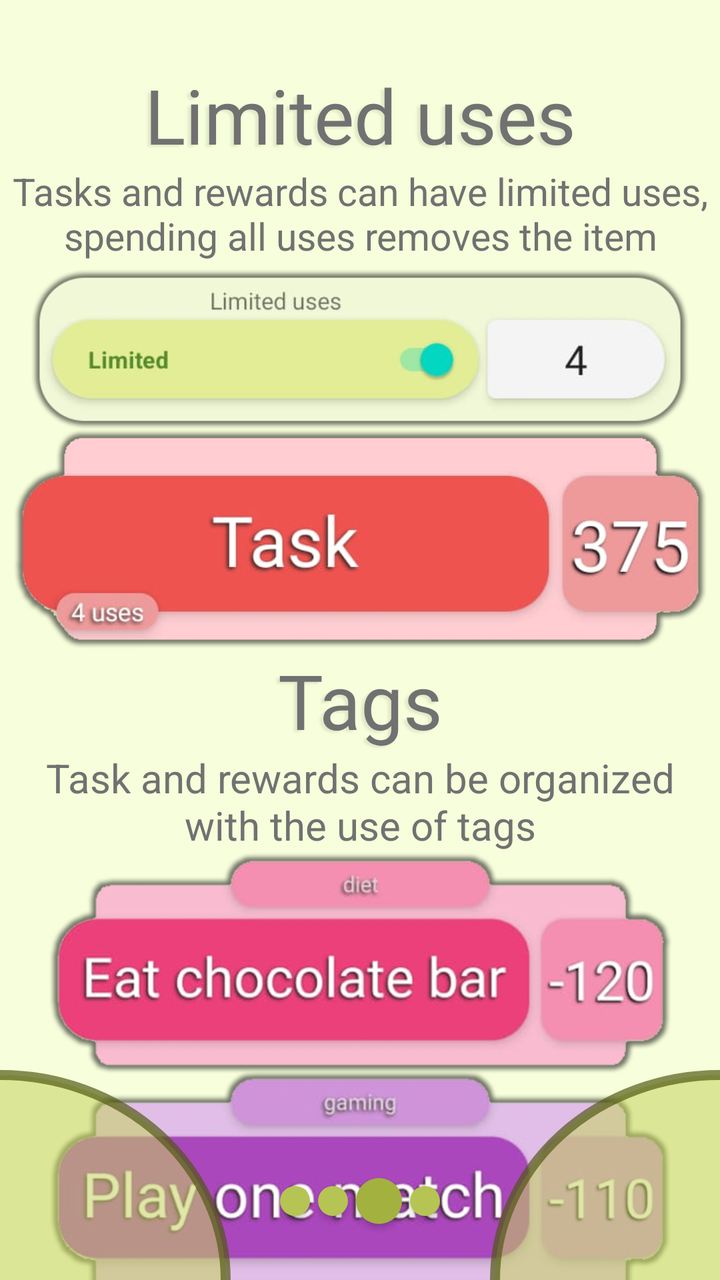
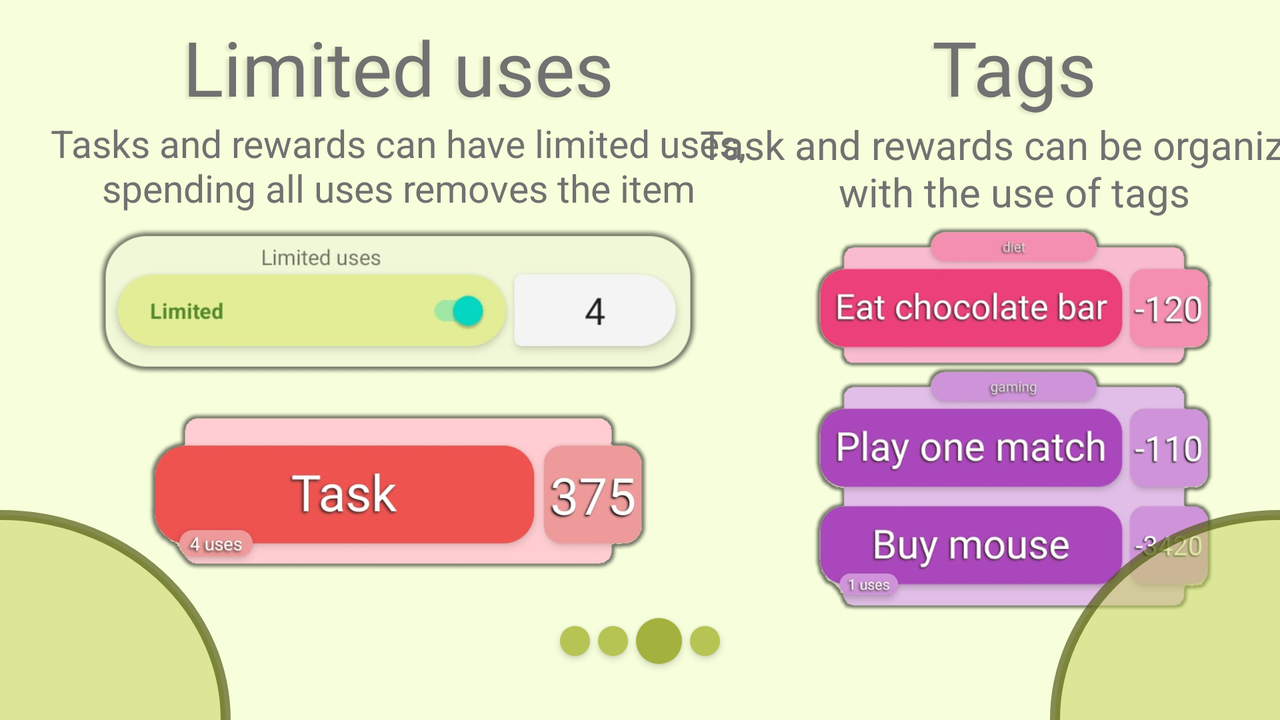

Two renders of one Android screen. The first uses the default layout on a phone; the second uses the alternative layout the repository ships for a different screen configuration, on a matching device. The two XML files are below.
<!-- AndroidManifest.xml: application theme Theme.RewardsKotlin -->
<!-- res/layout/fragment_tags_and_limited.xml -->
<?xml version="1.0" encoding="utf-8"?>
<androidx.constraintlayout.widget.ConstraintLayout xmlns:android="http://schemas.android.com/apk/res/android"
    xmlns:app="http://schemas.android.com/apk/res-auto"
    xmlns:tools="http://schemas.android.com/tools"
    android:id="@+id/frameLayout2"
    android:layout_width="match_parent"
    android:layout_height="match_parent"
    android:background="#F6FEDB"
    tools:context=".firstTimeFragment.tagsAndLimitedFragment">

    <ImageView
        android:layout_width="80dp"
        android:layout_height="80dp"
        android:src="@drawable/zz_icon_right"
        android:elevation="2dp"
        app:layout_constraintBottom_toBottomOf="parent"
        app:layout_constraintEnd_toEndOf="parent" />

    <ImageView
        android:layout_width="80dp"
        android:layout_height="80dp"
        android:elevation="2dp"
        android:src="@drawable/zz_icon_left"
        app:layout_constraintBottom_toBottomOf="parent"
        app:layout_constraintStart_toStartOf="parent" />

    <View
        android:layout_width="230dp"
        android:layout_height="210dp"
        android:background="@drawable/circle_shape_outlined"
        android:id="@+id/btnGoLeft"
        android:elevation="1dp"
        app:layout_constraintBottom_toBottomOf="parent"
        app:layout_constraintEnd_toStartOf="parent"
        app:layout_constraintStart_toStartOf="parent"
        app:layout_constraintTop_toBottomOf="parent" />

    <View
        android:id="@+id/btnGoRight"
        android:layout_width="230dp"
        android:layout_height="210dp"
        android:elevation="1dp"
        android:background="@drawable/circle_shape_outlined"
        app:layout_constraintBottom_toBottomOf="parent"
        app:layout_constraintEnd_toEndOf="parent"
        app:layout_constraintHorizontal_bias="0.526"
        app:layout_constraintStart_toEndOf="parent"
        app:layout_constraintTop_toBottomOf="parent" />

    <TextView
        android:id="@+id/textView7"
        android:layout_width="300dp"
        android:layout_height="wrap_content"
        android:layout_marginTop="32dp"
        android:fontFamily="@font/opensans_bold"
        android:gravity="center"
        android:shadowColor="#46AFB59B"
        android:shadowDx="-5"
        android:shadowDy="3"
        android:shadowRadius="2"
        android:text="Limited uses"
        android:textColor="#717171"
        android:textSize="38sp"
        app:layout_constraintEnd_toEndOf="parent"
        app:layout_constraintStart_toStartOf="parent"
        app:layout_constraintTop_toTopOf="parent" />

    <TextView
        android:id="@+id/textView6"
        android:layout_width="350dp"
        android:layout_height="wrap_content"
        android:gravity="center"
        android:text="Tasks and rewards can have limited uses, spending all uses removes the item"
        android:textColor="#717171"
        android:textSize="19sp"
        app:layout_constraintEnd_toEndOf="parent"
        app:layout_constraintStart_toStartOf="parent"
        app:layout_constraintTop_toBottomOf="@+id/textView7" />

    <View
        android:id="@+id/view2"
        android:layout_width="15dp"
        android:layout_height="15dp"
        android:layout_marginStart="2dp"
        android:layout_marginEnd="2dp"
        android:background="@drawable/circle_shape"
        android:elevation="2dp"
        app:layout_constraintBottom_toBottomOf="@id/view5"
        app:layout_constraintEnd_toStartOf="@+id/view6"
        app:layout_constraintHorizontal_bias="0.5"
        app:layout_constraintHorizontal_chainStyle="packed"
        app:layout_constraintStart_toEndOf="@+id/view5"
        app:layout_constraintTop_toTopOf="@id/view5" />

    <View
        android:id="@+id/view5"
        android:layout_width="15dp"
        android:layout_height="15dp"
        android:layout_marginEnd="2dp"
        android:layout_marginBottom="32dp"

        android:background="@drawable/circle_shape"
        android:elevation="2dp"
        app:layout_constraintBottom_toBottomOf="parent"
        app:layout_constraintEnd_toStartOf="@+id/view2"
        app:layout_constraintHorizontal_bias="0.5"
        app:layout_constraintHorizontal_chainStyle="packed"
        app:layout_constraintStart_toStartOf="parent" />

    <View
        android:id="@+id/view3"
        android:layout_width="15dp"
        android:layout_height="15dp"
        android:layout_marginStart="2dp"
        android:background="@drawable/circle_shape"
        android:elevation="2dp"
        app:layout_constraintBottom_toBottomOf="@id/view5"
        app:layout_constraintEnd_toEndOf="parent"
        app:layout_constraintHorizontal_bias="0.5"
        app:layout_constraintStart_toEndOf="@+id/view6"
        app:layout_constraintTop_toTopOf="@id/view5" />

    <View
        android:id="@+id/view6"
        android:layout_width="23dp"
        android:layout_height="23dp"
        android:layout_marginStart="2dp"
        android:layout_marginEnd="2dp"
        android:background="@drawable/circle_shape"
        android:backgroundTint="#A3B13F"
        android:elevation="2dp"
        app:layout_constraintBottom_toBottomOf="@id/view5"
        app:layout_constraintEnd_toStartOf="@+id/view3"
        app:layout_constraintHorizontal_bias="0.5"
        app:layout_constraintStart_toEndOf="@+id/view2"
        app:layout_constraintTop_toTopOf="@id/view5" />

    <ImageView
        android:id="@+id/imageView3"
        android:layout_width="wrap_content"
        android:layout_height="80dp"
        android:layout_marginTop="4dp"
        android:src="@drawable/img_panel_three"
        app:layout_constraintEnd_toEndOf="parent"
        app:layout_constraintHorizontal_bias="0.0"
        app:layout_constraintStart_toStartOf="parent"
        app:layout_constraintTop_toBottomOf="@+id/textView6" />

    <ImageView
        android:id="@+id/imageView4"
        android:layout_width="wrap_content"
        android:layout_height="110dp"
        android:src="@drawable/img_panel_three_two"
        app:layout_constraintEnd_toEndOf="parent"
        app:layout_constraintStart_toStartOf="parent"
        app:layout_constraintTop_toBottomOf="@+id/imageView3" />

    <ImageView
        android:id="@+id/imageView5"
        android:layout_width="400dp"
        android:layout_height="300dp"
        android:src="@drawable/img_panel_three_tag"
        app:layout_constraintBottom_toTopOf="@+id/view5"
        app:layout_constraintEnd_toEndOf="parent"
        app:layout_constraintStart_toStartOf="parent"
        app:layout_constraintTop_toBottomOf="@+id/textView9"
        app:layout_constraintVertical_bias="0.0" />

    <TextView
        android:id="@+id/textView8"
        android:layout_width="300dp"
        android:layout_height="wrap_content"
        android:fontFamily="@font/opensans_bold"
        android:gravity="center"
        android:shadowColor="#46AFB59B"
        android:shadowDx="-5"
        android:shadowDy="3"
        android:shadowRadius="2"
        android:text="Tags"
        android:textColor="#717171"
        android:textSize="38sp"
        app:layout_constraintEnd_toEndOf="parent"
        app:layout_constraintStart_toStartOf="parent"
        app:layout_constraintTop_toBottomOf="@+id/imageView4" />

    <TextView
        android:id="@+id/textView9"
        android:layout_width="340dp"
        android:layout_height="wrap_content"
        android:gravity="center"
        android:text="Task and rewards can be organized with the use of tags"
        android:textColor="#717171"
        android:textSize="20sp"
        app:layout_constraintEnd_toEndOf="parent"
        app:layout_constraintStart_toStartOf="parent"
        app:layout_constraintTop_toBottomOf="@+id/textView8" />


</androidx.constraintlayout.widget.ConstraintLayout>
<!-- resources referenced by this layout -->
<resources>
  <!-- drawable circle_shape (drawable) -->
  <?xml version="1.0" encoding="utf-8"?>
  <shape xmlns:android="http://schemas.android.com/apk/res/android"
      android:shape="oval">
  
      <solid android:color="#B6C454" />
  
  </shape>
  <!-- drawable circle_shape_outlined (drawable) -->
  <?xml version="1.0" encoding="utf-8"?>
  <shape xmlns:android="http://schemas.android.com/apk/res/android"
      android:shape="oval">
  
      <stroke android:color="#AD4E5710" android:width="5dp"/>
      <solid android:color="#8AC6D55D" />
  
  </shape>
  <!-- drawable img_panel_three: png bitmap (drawable, 39688 bytes) -->
  <!-- drawable img_panel_three_tag: png bitmap (drawable, 274692 bytes) -->
  <!-- drawable img_panel_three_two: png bitmap (drawable, 68328 bytes) -->
  <style name="Theme.RewardsKotlin" parent="Theme.MaterialComponents.DayNight.DarkActionBar">
          
          <item name="colorPrimary">@color/purple_500</item>
          <item name="colorPrimaryVariant">@color/purple_700</item>
          <item name="colorOnPrimary">@color/white</item>
          
          <item name="colorSecondary">@color/teal_200</item>
          <item name="colorSecondaryVariant">@color/teal_700</item>
          <item name="colorOnSecondary">@color/black</item>
          
          <item name="android:statusBarColor" tools:targetApi="l">?attr/colorPrimaryVariant</item>
          
      </style>
</resources>
<!-- res/layout-land/fragment_tags_and_limited.xml (the repository's variant of the layout above) -->
<!-- drawn on the phone turned sideways -->
<?xml version="1.0" encoding="utf-8"?>
<androidx.constraintlayout.widget.ConstraintLayout xmlns:android="http://schemas.android.com/apk/res/android"
    xmlns:app="http://schemas.android.com/apk/res-auto"
    xmlns:tools="http://schemas.android.com/tools"
    android:id="@+id/frameLayout2"
    android:layout_width="match_parent"
    android:layout_height="match_parent"
    android:background="#F6FEDB"
    tools:context=".firstTimeFragment.tagsAndLimitedFragment">

    <ImageView
        android:layout_width="80dp"
        android:layout_height="80dp"
        android:src="@drawable/zz_icon_right"
        android:elevation="2dp"
        app:layout_constraintBottom_toBottomOf="parent"
        app:layout_constraintEnd_toEndOf="parent" />

    <ImageView
        android:layout_width="80dp"
        android:layout_height="80dp"
        android:elevation="2dp"
        android:src="@drawable/zz_icon_left"
        app:layout_constraintBottom_toBottomOf="parent"
        app:layout_constraintStart_toStartOf="parent" />

    <View
        android:layout_width="230dp"
        android:layout_height="210dp"
        android:background="@drawable/circle_shape_outlined"
        android:id="@+id/btnGoLeft"
        android:elevation="1dp"
        app:layout_constraintBottom_toBottomOf="parent"
        app:layout_constraintEnd_toStartOf="parent"
        app:layout_constraintStart_toStartOf="parent"
        app:layout_constraintTop_toBottomOf="parent" />

    <View
        android:id="@+id/btnGoRight"
        android:layout_width="230dp"
        android:layout_height="210dp"
        android:elevation="1dp"
        android:background="@drawable/circle_shape_outlined"
        app:layout_constraintBottom_toBottomOf="parent"
        app:layout_constraintEnd_toEndOf="parent"
        app:layout_constraintHorizontal_bias="0.526"
        app:layout_constraintStart_toEndOf="parent"
        app:layout_constraintTop_toBottomOf="parent" />

    <TextView
        android:id="@+id/textView7"
        android:layout_width="300dp"
        android:layout_height="wrap_content"
        android:layout_marginTop="8dp"
        android:fontFamily="@font/opensans_bold"
        android:gravity="center"
        android:shadowColor="#46AFB59B"
        android:shadowDx="-5"
        android:shadowDy="3"
        android:shadowRadius="2"
        android:text="Limited uses"
        android:textColor="#717171"
        android:textSize="38sp"
        app:layout_constraintEnd_toEndOf="@+id/textView6"
        app:layout_constraintStart_toStartOf="@+id/textView6"
        app:layout_constraintTop_toTopOf="parent" />

    <TextView
        android:id="@+id/textView6"
        android:layout_width="350dp"
        android:layout_height="wrap_content"
        android:layout_marginStart="24dp"
        android:gravity="center"
        android:text="Tasks and rewards can have limited uses, spending all uses removes the item"
        android:textColor="#717171"
        android:textSize="19sp"
        app:layout_constraintStart_toStartOf="parent"
        app:layout_constraintTop_toBottomOf="@+id/textView7" />

    <View
        android:id="@+id/view2"
        android:layout_width="15dp"
        android:layout_height="15dp"
        android:layout_marginStart="2dp"
        android:layout_marginEnd="2dp"
        android:background="@drawable/circle_shape"
        android:elevation="2dp"
        app:layout_constraintBottom_toBottomOf="@id/view5"
        app:layout_constraintEnd_toStartOf="@+id/view6"
        app:layout_constraintHorizontal_bias="0.5"
        app:layout_constraintHorizontal_chainStyle="packed"
        app:layout_constraintStart_toEndOf="@+id/view5"
        app:layout_constraintTop_toTopOf="@id/view5" />

    <View
        android:id="@+id/view5"
        android:layout_width="15dp"
        android:layout_height="15dp"
        android:layout_marginEnd="2dp"
        android:layout_marginBottom="32dp"

        android:background="@drawable/circle_shape"
        android:elevation="2dp"
        app:layout_constraintBottom_toBottomOf="parent"
        app:layout_constraintEnd_toStartOf="@+id/view2"
        app:layout_constraintHorizontal_bias="0.5"
        app:layout_constraintHorizontal_chainStyle="packed"
        app:layout_constraintStart_toStartOf="parent" />

    <View
        android:id="@+id/view3"
        android:layout_width="15dp"
        android:layout_height="15dp"
        android:layout_marginStart="2dp"
        android:background="@drawable/circle_shape"
        android:elevation="2dp"
        app:layout_constraintBottom_toBottomOf="@id/view5"
        app:layout_constraintEnd_toEndOf="parent"
        app:layout_constraintHorizontal_bias="0.5"
        app:layout_constraintStart_toEndOf="@+id/view6"
        app:layout_constraintTop_toTopOf="@id/view5" />

    <View
        android:id="@+id/view6"
        android:layout_width="23dp"
        android:layout_height="23dp"
        android:layout_marginStart="2dp"
        android:layout_marginEnd="2dp"
        android:background="@drawable/circle_shape"
        android:backgroundTint="#A3B13F"
        android:elevation="2dp"
        app:layout_constraintBottom_toBottomOf="@id/view5"
        app:layout_constraintEnd_toStartOf="@+id/view3"
        app:layout_constraintHorizontal_bias="0.5"
        app:layout_constraintStart_toEndOf="@+id/view2"
        app:layout_constraintTop_toTopOf="@id/view5" />

    <ImageView
        android:id="@+id/imageView3"
        android:layout_width="300dp"
        android:layout_height="80dp"
        android:layout_marginTop="4dp"
        android:src="@drawable/img_panel_three"
        app:layout_constraintEnd_toEndOf="@+id/textView7"
        app:layout_constraintStart_toStartOf="@+id/textView7"
        app:layout_constraintTop_toBottomOf="@+id/textView6" />

    <ImageView
        android:id="@+id/imageView4"
        android:layout_width="250dp"
        android:layout_height="110dp"
        android:src="@drawable/img_panel_three_two"
        app:layout_constraintEnd_toEndOf="@+id/imageView3"
        app:layout_constraintStart_toStartOf="@+id/imageView3"
        app:layout_constraintTop_toBottomOf="@+id/imageView3" />

    <ImageView
        android:id="@+id/imageView5"
        android:layout_width="200dp"
        android:layout_height="200dp"
        android:src="@drawable/img_panel_three_tag"
        app:layout_constraintBottom_toTopOf="@+id/view5"
        app:layout_constraintEnd_toEndOf="@+id/textView8"
        app:layout_constraintStart_toStartOf="@+id/textView8"
        app:layout_constraintTop_toBottomOf="@+id/textView9"
        app:layout_constraintVertical_bias="0.0" />

    <TextView
        android:id="@+id/textView8"
        android:layout_width="300dp"
        android:layout_height="wrap_content"
        android:layout_marginTop="8dp"
        android:fontFamily="@font/opensans_bold"
        android:gravity="center"
        android:shadowColor="#46AFB59B"
        android:shadowDx="-5"
        android:shadowDy="3"
        android:shadowRadius="2"
        android:text="Tags"
        android:textColor="#717171"
        android:textSize="38sp"
        app:layout_constraintEnd_toEndOf="@+id/textView9"
        app:layout_constraintStart_toStartOf="@+id/textView9"
        app:layout_constraintTop_toTopOf="parent" />

    <TextView
        android:id="@+id/textView9"
        android:layout_width="340dp"
        android:layout_height="wrap_content"
        android:gravity="center"
        android:text="Task and rewards can be organized with the use of tags"
        android:textColor="#717171"
        android:textSize="20sp"
        app:layout_constraintEnd_toEndOf="parent"
        app:layout_constraintStart_toEndOf="@+id/textView6"
        app:layout_constraintTop_toBottomOf="@+id/textView8" />


</androidx.constraintlayout.widget.ConstraintLayout>
